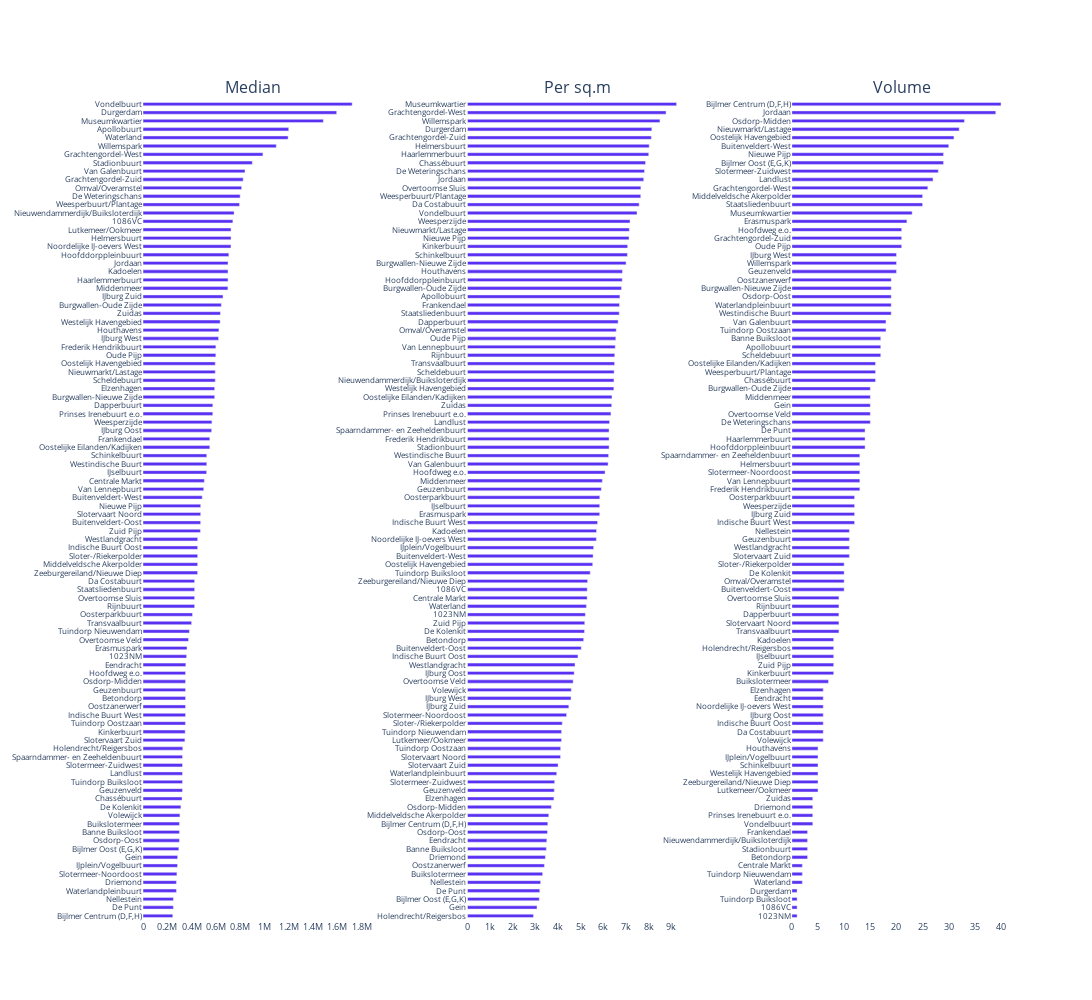

Notebook source saved alongside this figure:
### Code cell
from plotly.subplots import make_subplots
fig = make_subplots(rows=1, cols=3, horizontal_spacing = 0.12, column_widths=[0.33, 0.33, 0.33],
                   subplot_titles=("Median", 'Per sq.m', 'Volume')) 
                    
for i, j in enumerate(['price', 'price_per_area', 'count'], start=1):
    if j !='count':
        bar_data = pararius.groupby(['district'])[j].median().sort_values(ascending=True)
    else:
        bar_data = pararius.groupby(['district'])['district'].count().sort_values(ascending=True)
    fig.add_trace(go.Bar(y=bar_data.index, 
                         x=bar_data, 
                         width=0.4,
                         marker_color='#5A30F3',
                         orientation='h'),
                  1,i)
for i in ['xaxis','yaxis','xaxis3','yaxis3','xaxis2','yaxis2']:
    if 'xaxis' not in i:
        fig.layout[i]['nticks'] = 100
        fig.layout[i]['tickfont'] = {"size": 8}
       
    if 'xaxis' in i:
        fig.layout[i]['showgrid'] = True
        fig.layout[i]['gridwidth'] = 0.05
        fig.layout[i]['showgrid'] = True
        fig.layout[i]['gridcolor'] = '#EEEEEE'
        fig.layout[i]['nticks'] = 10
        fig.layout[i]['tickfont'] = {"size": 9}
    
    if i == 'xaxis2':
        fig.layout[i]['tickformat'] = 's'
        
fig.update_layout(width=1100,
                  height=1000,
                  plot_bgcolor='rgba(0,0,0,0)',
                  bargap=0.02,
                  showlegend=False
                 )
fig.show()

### Figure 1 — Plotly figure (JSON) as saved in the notebook; plotly's stock layout.template omitted (floating-point values rounded to 4 significant figures)
{"data": [{"marker": {"color": "#5A30F3"}, "orientation": "h", "type": "bar", "width": 0.4, "x": [245000, 250000, 250000, 275000, 275000, 279000, 284000, 285000, 295000, 300000, 300000, 300000, 304000, 312000, 321250, 325000, 325000, 325000, 325000, 325000, 327500, 345000, 347250, 349500, 350000, 350000, 350000, 350000, 350000, 350000, 352500, 359000, 362500, 375000, 382000, 400000, 407500, 425000, 425000, 425000, 425000, 449500, 450000, 450000, 450000, 450000, 472500, 474500, 475000, 475000, 487500, 500000, 505000, 524000, 525000, 525000, 550000, 550000, 565200, 567500, 574500, 575000, 590000, 590000, 595000, 595000, 595000, 599500, 600000, 622000, 625000, 635000, 637500, 645000, 658848, 699010, 700000, 700000, 700000, 707000, 724250, 725000, 725000, 740000, 750000, 794750, 800000, 812250, 825000, 840000, 900000, 987500, 1097500, 1195000, 1200000, 1485000, 1595000, 1722500], "xaxis": "x", "y": ["Bijlmer Centrum (D,F,H)", "De Punt", "Nellestein", "Waterlandpleinbuurt", "Driemond", "Slotermeer-Noordoost", "IJplein/Vogelbuurt", "Gein", "Bijlmer Oost (E,G,K)", "Osdorp-Oost", "Banne Buiksloot", "Buikslotermeer", "Volewijck", "De Kolenkit", "Chassébuurt", "Geuzenveld", "Tuindorp Buiksloot", "Landlust", "Slotermeer-Zuidwest", "Spaarndammer- en Zeeheldenbuurt", "Holendrecht/Reigersbos", "Slotervaart Zuid", "Kinkerbuurt", "Tuindorp Oostzaan", "Indische Buurt West", "Oostzanerwerf", "Betondorp", "Geuzenbuurt", "Osdorp-Midden", "Hoofdweg e.o.", "Eendracht", "1023NM", "Erasmuspark", "Overtoomse Veld", "Tuindorp Nieuwendam", "Transvaalbuurt", "Oosterparkbuurt", "Rijnbuurt", "Overtoomse Sluis", "Staatsliedenbuurt", "Da Costabuurt", "Zeeburgereiland/Nieuwe Diep", "Middelveldsche Akerpolder", "Sloter-/Riekerpolder", "Indische Buurt Oost", "Westlandgracht", "Zuid Pijp", "Buitenveldert-Oost", "Slotervaart Noord", "Nieuwe Pijp", "Buitenveldert-West", "Van Lennepbuurt", "Centrale Markt", "IJselbuurt", "Westindische Buurt", "Schinkelbuurt", "Oostelijke Eilanden/Kadijken", "Frankendael", "IJburg Oost", "Weesperzijde", "Prinses Irenebuurt e.o.", "Dapperbuurt", "Burgwallen-Nieuwe Zijde", "Elzenhagen", "Scheldebuurt", "Nieuwmarkt/Lastage", "Oostelijk Havengebied", "Oude Pijp", "Frederik Hendrikbuurt", "IJburg West", "Houthavens", "Westelijk Havengebied", "Zuidas", "Burgwallen-Oude Zijde", "IJburg Zuid", "Middenmeer", "Haarlemmerbuurt", "Kadoelen", "Jordaan", "Hoofddorppleinbuurt", "Noordelijke IJ-oevers West", "Helmersbuurt", "Lutkemeer/Ookmeer", "1086VC", "Nieuwendammerdijk/Buiksloterdijk", "Weesperbuurt/Plantage", "De Weteringschans", "Omval/Overamstel", "Grachtengordel-Zuid", "Van Galenbuurt", "Stadionbuurt", "Grachtengordel-West", "Willemspark", "Waterland", "Apollobuurt", "Museumkwartier", "Durgerdam", "Vondelbuurt"], "yaxis": "y"}, {"marker": {"color": "#5A30F3"}, "orientation": "h", "type": "bar", "width": 0.4, "x": [2912.0, 3070.0, 3169.0, 3192.0, 3230.0, 3317.0, 3395.0, 3439.0, 3480.0, 3501.0, 3529.0, 3545.0, 3589.0, 3701.0, 3816.0, 3833.0, 3848.0, 3939.0, 4000, 4108.0, 4113.0, 4149.0, 4152.0, 4185.0, 4375, 4474.0, 4570.0, 4581.0, 4664.0, 4710, 4747.0, 4877.0, 5021.0, 5128.0, 5166.0, 5176.0, 5203.0, 5250.0, 5282.0, 5286.0, 5301.0, 5417.0, 5528.0, 5545.0, 5570.0, 5687.0, 5697.0, 5742.0, 5836.0, 5837.0, 5840.0, 5908.0, 5952.0, 6072.0, 6206.0, 6228.0, 6250, 6250, 6250, 6270.0, 6332.0, 6367.0, 6377.0, 6461.0, 6466.0, 6472.0, 6494.0, 6500, 6522.0, 6548.0, 6565.0, 6649.0, 6698.0, 6707.0, 6727.0, 6796.0, 6830.0, 6840.0, 7000, 7059.0, 7068.0, 7130.0, 7143.0, 7174.0, 7483.0, 7577.0, 7648.0, 7653.0, 7778.0, 7812.0, 7858.0, 8000, 8019.0, 8114.0, 8138.0, 8494.0, 8764.0, 9229.0], "xaxis": "x2", "y": ["Holendrecht/Reigersbos", "Gein", "Bijlmer Oost (E,G,K)", "De Punt", "Nellestein", "Buikslotermeer", "Oostzanerwerf", "Driemond", "Banne Buiksloot", "Eendracht", "Osdorp-Oost", "Bijlmer Centrum (D,F,H)", "Middelveldsche Akerpolder", "Osdorp-Midden", "Elzenhagen", "Geuzenveld", "Slotermeer-Zuidwest", "Waterlandpleinbuurt", "Slotervaart Zuid", "Slotervaart Noord", "Tuindorp Oostzaan", "Lutkemeer/Ookmeer", "Tuindorp Nieuwendam", "Sloter-/Riekerpolder", "Slotermeer-Noordoost", "IJburg Zuid", "IJburg West", "Volewijck", "Overtoomse Veld", "IJburg Oost", "Westlandgracht", "Indische Buurt Oost", "Buitenveldert-Oost", "Betondorp", "De Kolenkit", "Zuid Pijp", "1023NM", "Waterland", "Centrale Markt", "1086VC", "Zeeburgereiland/Nieuwe Diep", "Tuindorp Buiksloot", "Oostelijk Havengebied", "Buitenveldert-West", "IJplein/Vogelbuurt", "Noordelijke IJ-oevers West", "Kadoelen", "Indische Buurt West", "Erasmuspark", "IJselbuurt", "Oosterparkbuurt", "Geuzenbuurt", "Middenmeer", "Hoofdweg e.o.", "Van Galenbuurt", "Westindische Buurt", "Stadionbuurt", "Frederik Hendrikbuurt", "Spaarndammer- en Zeeheldenbuurt", "Landlust", "Prinses Irenebuurt e.o.", "Zuidas", "Oostelijke Eilanden/Kadijken", "Westelijk Havengebied", "Nieuwendammerdijk/Buiksloterdijk", "Scheldebuurt", "Transvaalbuurt", "Rijnbuurt", "Van Lennepbuurt", "Oude Pijp", "Omval/Overamstel", "Dapperbuurt", "Staatsliedenbuurt", "Frankendael", "Apollobuurt", "Burgwallen-Oude Zijde", "Hoofddorppleinbuurt", "Houthavens", "Burgwallen-Nieuwe Zijde", "Schinkelbuurt", "Kinkerbuurt", "Nieuwe Pijp", "Nieuwmarkt/Lastage", "Weesperzijde", "Vondelbuurt", "Da Costabuurt", "Weesperbuurt/Plantage", "Overtoomse Sluis", "Jordaan", "De Weteringschans", "Chassébuurt", "Haarlemmerbuurt", "Helmersbuurt", "Grachtengordel-Zuid", "Durgerdam", "Willemspark", "Grachtengordel-West", "Museumkwartier"], "yaxis": "y2"}, {"marker": {"color": "#5A30F3"}, "orientation": "h", "type": "bar", "width": 0.4, "x": [1, 1, 1, 1, 2, 2, 2, 3, 3, 3, 3, 4, 4, 4, 4, 5, 5, 5, 5, 5, 5, 6, 6, 6, 6, 6, 6, 6, 7, 8, 8, 8, 8, 8, 9, 9, 9, 9, 9, 10, 10, 10, 10, 11, 11, 11, 11, 12, 12, 12, 12, 13, 13, 13, 13, 13, 14, 14, 14, 15, 15, 15, 15, 15, 16, 16, 16, 17, 17, 17, 18, 18, 19, 19, 19, 19, 19, 20, 20, 20, 21, 21, 21, 22, 23, 25, 25, 26, 27, 28, 29, 29, 30, 31, 32, 33, 39, 40], "xaxis": "x3", "y": ["1023NM", "1086VC", "Tuindorp Buiksloot", "Durgerdam", "Waterland", "Tuindorp Nieuwendam", "Centrale Markt", "Betondorp", "Stadionbuurt", "Nieuwendammerdijk/Buiksloterdijk", "Frankendael", "Vondelbuurt", "Prinses Irenebuurt e.o.", "Driemond", "Zuidas", "Lutkemeer/Ookmeer", "Zeeburgereiland/Nieuwe Diep", "Westelijk Havengebied", "Schinkelbuurt", "IJplein/Vogelbuurt", "Houthavens", "Volewijck", "Da Costabuurt", "Indische Buurt Oost", "IJburg Oost", "Noordelijke IJ-oevers West", "Eendracht", "Elzenhagen", "Buikslotermeer", "Kinkerbuurt", "Zuid Pijp", "IJselbuurt", "Holendrecht/Reigersbos", "Kadoelen", "Transvaalbuurt", "Slotervaart Noord", "Dapperbuurt", "Rijnbuurt", "Overtoomse Sluis", "Buitenveldert-Oost", "Omval/Overamstel", "De Kolenkit", "Sloter-/Riekerpolder", "Slotervaart Zuid", "Westlandgracht", "Geuzenbuurt", "Nellestein", "Indische Buurt West", "IJburg Zuid", "Weesperzijde", "Oosterparkbuurt", "Frederik Hendrikbuurt", "Van Lennepbuurt", "Slotermeer-Noordoost", "Helmersbuurt", "Spaarndammer- en Zeeheldenbuurt", "Hoofddorppleinbuurt", "Haarlemmerbuurt", "De Punt", "De Weteringschans", "Overtoomse Veld", "Gein", "Middenmeer", "Burgwallen-Oude Zijde", "Chassébuurt", "Weesperbuurt/Plantage", "Oostelijke Eilanden/Kadijken", "Scheldebuurt", "Apollobuurt", "Banne Buiksloot", "Tuindorp Oostzaan", "Van Galenbuurt", "Westindische Buurt", "Waterlandpleinbuurt", "Osdorp-Oost", "Burgwallen-Nieuwe Zijde", "Oostzanerwerf", "Geuzenveld", "Willemspark", "IJburg West", "Oude Pijp", "Grachtengordel-Zuid", "Hoofdweg e.o.", "Erasmuspark", "Museumkwartier", "Staatsliedenbuurt", "Middelveldsche Akerpolder", "Grachtengordel-West", "Landlust", "Slotermeer-Zuidwest", "Bijlmer Oost (E,G,K)", "Nieuwe Pijp", "Buitenveldert-West", "Oostelijk Havengebied", "Nieuwmarkt/Lastage", "Osdorp-Midden", "Jordaan", "Bijlmer Centrum (D,F,H)"], "yaxis": "y3"}], "layout": {"annotations": [{"font": {"size": 16}, "showarrow": false, "text": "Median", "x": 0.1267, "xanchor": "center", "xref": "paper", "y": 1, "yanchor": "bottom", "yref": "paper"}, {"font": {"size": 16}, "showarrow": false, "text": "Per sq.m", "x": 0.5, "xanchor": "center", "xref": "paper", "y": 1, "yanchor": "bottom", "yref": "paper"}, {"font": {"size": 16}, "showarrow": false, "text": "Volume", "x": 0.8733, "xanchor": "center", "xref": "paper", "y": 1, "yanchor": "bottom", "yref": "paper"}], "bargap": 0.02, "height": 1000, "plot_bgcolor": "rgba(0,0,0,0)", "showlegend": false, "width": 1100, "xaxis": {"anchor": "y", "domain": [0, 0.2533], "gridcolor": "#EEEEEE", "gridwidth": 0.05, "nticks": 10, "showgrid": true, "tickfont": {"size": 9}}, "xaxis2": {"anchor": "y2", "domain": [0.3733, 0.6267], "gridcolor": "#EEEEEE", "gridwidth": 0.05, "nticks": 10, "showgrid": true, "tickfont": {"size": 9}, "tickformat": "s"}, "xaxis3": {"anchor": "y3", "domain": [0.7467, 1], "gridcolor": "#EEEEEE", "gridwidth": 0.05, "nticks": 10, "showgrid": true, "tickfont": {"size": 9}}, "yaxis": {"anchor": "x", "domain": [0, 1], "nticks": 100, "tickfont": {"size": 8}}, "yaxis2": {"anchor": "x2", "domain": [0, 1], "nticks": 100, "tickfont": {"size": 8}}, "yaxis3": {"anchor": "x3", "domain": [0, 1], "nticks": 100, "tickfont": {"size": 8}}}}
